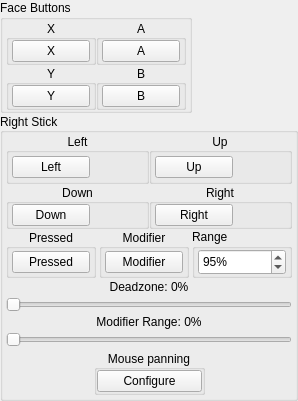
         <widget class="QWidget" name="bottomRight" native="true">
          <layout class="QVBoxLayout" name="bottomRightLayout">
           <property name="spacing">
            <number>0</number>
           </property>
           <property name="leftMargin">
            <number>0</number>
           </property>
           <property name="topMargin">
            <number>0</number>
           </property>
           <property name="rightMargin">
            <number>0</number>
           </property>
           <property name="bottomMargin">
            <number>0</number>
           </property>
           <item>
            <widget class="QGroupBox" name="faceButtons">
             <property name="sizePolicy">
              <sizepolicy hsizetype="Fixed" vsizetype="Fixed">
               <horstretch>0</horstretch>
               <verstretch>0</verstretch>
              </sizepolicy>
             </property>
             <property name="title">
              <string>Face Buttons</string>
             </property>
             <property name="flat">
              <bool>false</bool>
             </property>
             <property name="checkable">
              <bool>false</bool>
             </property>
             <layout class="QVBoxLayout" name="verticalLayout">
              <property name="spacing">
               <number>0</number>
              </property>
              <property name="leftMargin">
               <number>3</number>
              </property>
              <property name="topMargin">
               <number>0</number>
              </property>
              <property name="rightMargin">
               <number>3</number>
              </property>
              <property name="bottomMargin">
               <number>0</number>
              </property>
              <item>
               <widget class="QWidget" name="faceButtonsWidget" native="true">
                <layout class="QGridLayout" name="gridLayout_3">
                 <property name="leftMargin">
                  <number>0</number>
                 </property>
                 <property name="topMargin">
                  <number>0</number>
                 </property>
                 <property name="rightMargin">
                  <number>0</number>
                 </property>
                 <property name="bottomMargin">
                  <number>0</number>
                 </property>
                 <property name="spacing">
                  <number>0</number>
                 </property>
                 <item row="0" column="1">
                  <widget class="QGroupBox" name="buttonFaceButtonsXGroup">
                   <property name="title">
                    <string>X</string>
                   </property>
                   <property name="alignment">
                    <set>Qt::AlignmentFlag::AlignCenter</set>
                   </property>
                   <layout class="QVBoxLayout" name="buttonFaceButtonsXVerticalLayout">
                    <property name="spacing">
                     <number>0</number>
                    </property>
                    <property name="leftMargin">
                     <number>3</number>
                    </property>
                    <property name="topMargin">
                     <number>0</number>
                    </property>
                    <property name="rightMargin">
                     <number>3</number>
                    </property>
                    <property name="bottomMargin">
                     <number>0</number>
                    </property>
                    <item>
                     <widget class="QPushButton" name="buttonX">
                      <property name="minimumSize">
                       <size>
                        <width>70</width>
                        <height>0</height>
                       </size>
                      </property>
                      <property name="maximumSize">
                       <size>
                        <width>68</width>
                        <height>16777215</height>
                       </size>
                      </property>
                      <property name="styleSheet">
                       <string notr="true">min-width: 76px;</string>
                      </property>
                      <property name="text">
                       <string>X</string>
                      </property>
                     </widget>
                    </item>
                   </layout>
                  </widget>
                 </item>
                 <item row="2" column="2">
                  <widget class="QGroupBox" name="buttonFaceButtonsBWidget_2">
                   <property name="title">
                    <string>B</string>
                   </property>
                   <property name="alignment">
                    <set>Qt::AlignmentFlag::AlignCenter</set>
                   </property>
                   <layout class="QVBoxLayout" name="buttonFaceButtonsBVerticalLayout">
                    <property name="spacing">
                     <number>0</number>
                    </property>
                    <property name="leftMargin">
                     <number>3</number>
                    </property>
                    <property name="topMargin">
                     <number>0</number>
                    </property>
                    <property name="rightMargin">
                     <number>3</number>
                    </property>
                    <property name="bottomMargin">
                     <number>0</number>
                    </property>
                    <item>
                     <widget class="QPushButton" name="buttonB">
                      <property name="minimumSize">
                       <size>
                        <width>70</width>
                        <height>0</height>
                       </size>
                      </property>
                      <property name="maximumSize">
                       <size>
                        <width>68</width>
                        <height>16777215</height>
                       </size>
                      </property>
                      <property name="styleSheet">
                       <string notr="true">min-width: 76px;</string>
                      </property>
                      <property name="text">
                       <string>B</string>
                      </property>
                     </widget>
                    </item>
                   </layout>
                  </widget>
                 </item>
                 <item row="0" column="2">
                  <widget class="QGroupBox" name="buttonFaceButtonsAGroup">
                   <property name="title">
                    <string>A</string>
                   </property>
                   <property name="alignment">
                    <set>Qt::AlignmentFlag::AlignCenter</set>
                   </property>
                   <layout class="QVBoxLayout" name="buttonFaceButtonsAVerticalLayout">
                    <property name="spacing">
                     <number>0</number>
                    </property>
                    <property name="leftMargin">
                     <number>3</number>
                    </property>
                    <property name="topMargin">
                     <number>0</number>
                    </property>
                    <property name="rightMargin">
                     <number>3</number>
                    </property>
                    <property name="bottomMargin">
                     <number>0</number>
                    </property>
                    <item>
                     <widget class="QPushButton" name="buttonA">
                      <property name="minimumSize">
                       <size>
                        <width>70</width>
                        <height>0</height>
                       </size>
                      </property>
                      <property name="maximumSize">
                       <size>
                        <width>68</width>
                        <height>16777215</height>
                       </size>
                      </property>
                      <property name="styleSheet">
                       <string notr="true">min-width: 76px;</string>
                      </property>
                      <property name="text">
                       <string>A</string>
                      </property>
                     </widget>
                    </item>
                   </layout>
                  </widget>
                 </item>
                 <item row="2" column="1">
                  <widget class="QGroupBox" name="buttonFaceButtonsYGroup">
                   <property name="title">
                    <string>Y</string>
                   </property>
                   <property name="alignment">
                    <set>Qt::AlignmentFlag::AlignCenter</set>
                   </property>
                   <layout class="QVBoxLayout" name="buttonFaceButtonsYVerticalLayout">
                    <property name="spacing">
                     <number>0</number>
                    </property>
                    <property name="leftMargin">
                     <number>3</number>
                    </property>
                    <property name="topMargin">
                     <number>0</number>
                    </property>
                    <property name="rightMargin">
                     <number>3</number>
                    </property>
                    <property name="bottomMargin">
                     <number>0</number>
                    </property>
                    <item>
                     <widget class="QPushButton" name="buttonY">
                      <property name="minimumSize">
                       <size>
                        <width>70</width>
                        <height>0</height>
                       </size>
                      </property>
                      <property name="maximumSize">
                       <size>
                        <width>68</width>
                        <height>16777215</height>
                       </size>
                      </property>
                      <property name="styleSheet">
                       <string notr="true">min-width: 76px;</string>
                      </property>
                      <property name="text">
                       <string>Y</string>
                      </property>
                     </widget>
                    </item>
                   </layout>
                  </widget>
                 </item>
                </layout>
               </widget>
              </item>
             </layout>
            </widget>
           </item>
           <item>
            <widget class="QGroupBox" name="RStick">
             <property name="sizePolicy">
              <sizepolicy hsizetype="Fixed" vsizetype="Fixed">
               <horstretch>0</horstretch>
               <verstretch>0</verstretch>
              </sizepolicy>
             </property>
             <property name="title">
              <string>Right Stick</string>
             </property>
             <property name="alignment">
              <set>Qt::AlignmentFlag::AlignLeading|Qt::AlignmentFlag::AlignLeft|Qt::AlignmentFlag::AlignVCenter</set>
             </property>
             <property name="flat">
              <bool>false</bool>
             </property>
             <property name="checkable">
              <bool>false</bool>
             </property>
             <layout class="QVBoxLayout" name="verticalLayout_2">
              <property name="spacing">
               <number>0</number>
              </property>
              <property name="leftMargin">
               <number>3</number>
              </property>
              <property name="topMargin">
               <number>0</number>
              </property>
              <property name="rightMargin">
               <number>3</number>
              </property>
              <property name="bottomMargin">
               <number>0</number>
              </property>
              <item>
               <widget class="QWidget" name="RStickDirectionsWidget" native="true">
                <layout class="QGridLayout" name="gridLayout_4">
                 <property name="leftMargin">
                  <number>0</number>
                 </property>
                 <property name="topMargin">
                  <number>0</number>
                 </property>
                 <property name="rightMargin">
                  <number>0</number>
                 </property>
                 <property name="bottomMargin">
                  <number>0</number>
                 </property>
                 <property name="spacing">
                  <number>0</number>
                 </property>
                 <item row="1" column="1">
                  <widget class="QGroupBox" name="buttonRStickRightGroup">
                   <property name="title">
                    <string>Right</string>
                   </property>
                   <property name="alignment">
                    <set>Qt::AlignmentFlag::AlignCenter</set>
                   </property>
                   <layout class="QVBoxLayout" name="buttonRStickRightVerticalLayout">
                    <property name="spacing">
                     <number>0</number>
                    </property>
                    <property name="leftMargin">
                     <number>3</number>
                    </property>
                    <property name="topMargin">
                     <number>0</number>
                    </property>
                    <property name="rightMargin">
                     <number>3</number>
                    </property>
                    <property name="bottomMargin">
                     <number>0</number>
                    </property>
                    <item>
                     <widget class="QPushButton" name="buttonRStickRight">
                      <property name="minimumSize">
                       <size>
                        <width>70</width>
                        <height>0</height>
                       </size>
                      </property>
                      <property name="maximumSize">
                       <size>
                        <width>68</width>
                        <height>16777215</height>
                       </size>
                      </property>
                      <property name="styleSheet">
                       <string notr="true">min-width: 76px;</string>
                      </property>
                      <property name="text">
                       <string>Right</string>
                      </property>
                     </widget>
                    </item>
                   </layout>
                  </widget>
                 </item>
                 <item row="1" column="0">
                  <widget class="QGroupBox" name="buttonRStickDownGroup">
                   <property name="title">
                    <string>Down</string>
                   </property>
                   <property name="alignment">
                    <set>Qt::AlignmentFlag::AlignCenter</set>
                   </property>
                   <layout class="QVBoxLayout" name="buttonRStickDownVerticalLayout">
                    <property name="spacing">
                     <number>0</number>
                    </property>
                    <property name="leftMargin">
                     <number>3</number>
                    </property>
                    <property name="topMargin">
                     <number>0</number>
                    </property>
                    <property name="rightMargin">
                     <number>3</number>
                    </property>
                    <property name="bottomMargin">
                     <number>0</number>
                    </property>
                    <item>
                     <widget class="QPushButton" name="buttonRStickDown">
                      <property name="minimumSize">
                       <size>
                        <width>70</width>
                        <height>0</height>
                       </size>
                      </property>
                      <property name="maximumSize">
                       <size>
                        <width>68</width>
                        <height>16777215</height>
                       </size>
                      </property>
                      <property name="styleSheet">
                       <string notr="true">min-width: 76px;</string>
                      </property>
                      <property name="text">
                       <string>Down</string>
                      </property>
                     </widget>
                    </item>
                   </layout>
                  </widget>
                 </item>
                 <item row="0" column="0">
                  <widget class="QGroupBox" name="buttonRStickLeftGroup">
                   <property name="title">
                    <string>Left</string>
                   </property>
                   <property name="alignment">
                    <set>Qt::AlignmentFlag::AlignCenter</set>
                   </property>
                   <layout class="QVBoxLayout" name="buttonRStickLeftVerticalLayout">
                    <property name="spacing">
                     <number>0</number>
                    </property>
                    <property name="leftMargin">
                     <number>3</number>
                    </property>
                    <property name="topMargin">
                     <number>0</number>
                    </property>
                    <property name="rightMargin">
                     <number>3</number>
                    </property>
                    <property name="bottomMargin">
                     <number>0</number>
                    </property>
                    <item>
                     <widget class="QPushButton" name="buttonRStickLeft">
                      <property name="minimumSize">
                       <size>
                        <width>70</width>
                        <height>0</height>
                       </size>
                      </property>
                      <property name="maximumSize">
                       <size>
                        <width>68</width>
                        <height>16777215</height>
                       </size>
                      </property>
                      <property name="styleSheet">
                       <string notr="true">min-width: 76px;</string>
                      </property>
                      <property name="text">
                       <string>Left</string>
                      </property>
                     </widget>
                    </item>
                   </layout>
                  </widget>
                 </item>
                 <item row="0" column="1">
                  <widget class="QGroupBox" name="buttonRStickUpGroup">
                   <property name="title">
                    <string>Up</string>
                   </property>
                   <property name="alignment">
                    <set>Qt::AlignmentFlag::AlignCenter</set>
                   </property>
                   <layout class="QVBoxLayout" name="buttonRStickUpVerticalLayout">
                    <property name="spacing">
                     <number>3</number>
                    </property>
                    <property name="leftMargin">
                     <number>3</number>
                    </property>
                    <property name="topMargin">
                     <number>3</number>
                    </property>
                    <property name="rightMargin">
                     <number>3</number>
                    </property>
                    <property name="bottomMargin">
                     <number>3</number>
                    </property>
                    <item>
                     <widget class="QPushButton" name="buttonRStickUp">
                      <property name="minimumSize">
                       <size>
                        <width>70</width>
                        <height>0</height>
                       </size>
                      </property>
                      <property name="maximumSize">
                       <size>
                        <width>68</width>
                        <height>16777215</height>
                       </size>
                      </property>
                      <property name="styleSheet">
                       <string notr="true">min-width: 76px;</string>
                      </property>
                      <property name="text">
                       <string>Up</string>
                      </property>
                     </widget>
                    </item>
                   </layout>
                  </widget>
                 </item>
                </layout>
               </widget>
              </item>
              <item>
               <widget class="QWidget" name="buttonRStickDownWidget" native="true">
                <layout class="QHBoxLayout" name="horizontalLayout_11">
                 <property name="spacing">
                  <number>0</number>
                 </property>
                 <property name="leftMargin">
                  <number>0</number>
                 </property>
                 <property name="topMargin">
                  <number>0</number>
                 </property>
                 <property name="rightMargin">
                  <number>0</number>
                 </property>
                 <property name="bottomMargin">
                  <number>0</number>
                 </property>
                </layout>
               </widget>
              </item>
              <item>
               <layout class="QHBoxLayout" name="buttonRStickPressedModifierHorizontalLayout">
                <property name="spacing">
                 <number>3</number>
                </property>
                <item alignment="Qt::AlignmentFlag::AlignHCenter">
                 <widget class="QGroupBox" name="groupRStickPressed">
                  <property name="title">
                   <string>Pressed</string>
                  </property>
                  <property name="alignment">
                   <set>Qt::AlignmentFlag::AlignCenter</set>
                  </property>
                  <layout class="QVBoxLayout" name="buttonRStickPressedVerticalLayout">
                   <property name="spacing">
                    <number>0</number>
                   </property>
                   <property name="leftMargin">
                    <number>3</number>
                   </property>
                   <property name="topMargin">
                    <number>0</number>
                   </property>
                   <property name="rightMargin">
                    <number>3</number>
                   </property>
                   <property name="bottomMargin">
                    <number>0</number>
                   </property>
                   <item>
                    <widget class="QPushButton" name="buttonRStick">
                     <property name="minimumSize">
                      <size>
                       <width>70</width>
                       <height>0</height>
                      </size>
                     </property>
                     <property name="maximumSize">
                      <size>
                       <width>68</width>
                       <height>16777215</height>
                      </size>
                     </property>
                     <property name="styleSheet">
                      <string notr="true">min-width: 76px;</string>
                     </property>
                     <property name="text">
                      <string>Pressed</string>
                     </property>
                    </widget>
                   </item>
                  </layout>
                 </widget>
                </item>
                <item alignment="Qt::AlignmentFlag::AlignHCenter">
                 <widget class="QGroupBox" name="buttonRStickModGroup">
                  <property name="title">
                   <string>Modifier</string>
                  </property>
                  <property name="alignment">
                   <set>Qt::AlignmentFlag::AlignCenter</set>
                  </property>
                  <layout class="QVBoxLayout" name="buttonRStickModVerticalLayout">
                   <property name="spacing">
                    <number>0</number>
                   </property>
                   <property name="leftMargin">
                    <number>3</number>
                   </property>
                   <property name="topMargin">
                    <number>0</number>
                   </property>
                   <property name="rightMargin">
                    <number>3</number>
                   </property>
                   <property name="bottomMargin">
                    <number>0</number>
                   </property>
                   <item>
                    <widget class="QPushButton" name="buttonRStickMod">
                     <property name="minimumSize">
                      <size>
                       <width>70</width>
                       <height>0</height>
                      </size>
                     </property>
                     <property name="maximumSize">
                      <size>
                       <width>68</width>
                       <height>16777215</height>
                      </size>
                     </property>
                     <property name="styleSheet">
                      <string notr="true">min-width: 76px;</string>
                     </property>
                     <property name="text">
                      <string>Modifier</string>
                     </property>
                    </widget>
                   </item>
                  </layout>
                 </widget>
                </item>
                <item>
                 <widget class="QGroupBox" name="buttonRStickRangeGroup">
                  <property name="title">
                   <string>Range</string>
                  </property>
                  <layout class="QHBoxLayout" name="buttonRStickRangeGroupHorizontalLayout">
                   <property name="spacing">
                    <number>0</number>
                   </property>
                   <property name="leftMargin">
                    <number>3</number>
                   </property>
                   <property name="topMargin">
                    <number>0</number>
                   </property>
                   <property name="rightMargin">
                    <number>3</number>
                   </property>
                   <property name="bottomMargin">
                    <number>0</number>
                   </property>
                   <item>
                    <widget class="QSpinBox" name="spinboxRStickRange">
                     <property name="minimumSize">
                      <size>
                       <width>88</width>
                       <height>26</height>
                      </size>
                     </property>
                     <property name="maximumSize">
                      <size>
                       <width>120</width>
                       <height>16777215</height>
                      </size>
                     </property>
                     <property name="suffix">
                      <string>%</string>
                     </property>
                     <property name="minimum">
                      <number>25</number>
                     </property>
                     <property name="maximum">
                      <number>150</number>
                     </property>
                     <property name="value">
                      <number>95</number>
                     </property>
                    </widget>
                   </item>
                  </layout>
                 </widget>
                </item>
               </layout>
              </item>
              <item>
               <layout class="QVBoxLayout" name="sliderRStickDeadzoneModifierRangeVerticalLayout">
                <property name="spacing">
                 <number>3</number>
                </property>
                <property name="leftMargin">
                 <number>0</number>
                </property>
                <property name="topMargin">
                 <number>2</number>
                </property>
                <property name="rightMargin">
                 <number>0</number>
                </property>
                <property name="bottomMargin">
                 <number>3</number>
                </property>
                <item>
                 <layout class="QHBoxLayout" name="sliderRStickDeadzoneHorizontalLayout">
                  <item>
                   <widget class="QLabel" name="labelRStickDeadzone">
                    <property name="text">
                     <string>Deadzone: 0%</string>
                    </property>
                    <property name="alignment">
                     <set>Qt::AlignmentFlag::AlignHCenter</set>
                    </property>
                   </widget>
                  </item>
                 </layout>
                </item>
                <item>
                 <widget class="QSlider" name="sliderRStickDeadzone">
                  <property name="maximum">
                   <number>100</number>
                  </property>
                  <property name="orientation">
                   <enum>Qt::Orientation::Horizontal</enum>
                  </property>
                 </widget>
                </item>
                <item>
                 <layout class="QHBoxLayout" name="sliderRStickModifierRangeHorizontalLayout">
                  <item>
                   <widget class="QLabel" name="labelRStickModifierRange">
                    <property name="text">
                     <string>Modifier Range: 0%</string>
                    </property>
                    <property name="alignment">
                     <set>Qt::AlignmentFlag::AlignHCenter</set>
                    </property>
                   </widget>
                  </item>
                 </layout>
                </item>
                <item>
                 <widget class="QSlider" name="sliderRStickModifierRange">
                  <property name="maximum">
                   <number>100</number>
                  </property>
                  <property name="orientation">
                   <enum>Qt::Orientation::Horizontal</enum>
                  </property>
                 </widget>
                </item>
               </layout>
              </item>
              <item>
               <widget class="QWidget" name="mousePanningWidget" native="true">
                <layout class="QHBoxLayout" name="mousePanningHorizontalLayout">
                 <property name="spacing">
                  <number>0</number>
                 </property>
                 <property name="leftMargin">
                  <number>0</number>
                 </property>
                 <property name="topMargin">
                  <number>0</number>
                 </property>
                 <property name="rightMargin">
                  <number>0</number>
                 </property>
                 <property name="bottomMargin">
                  <number>3</number>
                 </property>
                 <item>
                  <spacer name="mousePanningHorizontalSpacerLeft">
                   <property name="orientation">
                    <enum>Qt::Orientation::Horizontal</enum>
                   </property>
                   <property name="sizeHint" stdset="0">
                    <size>
                     <width>20</width>
                     <height>20</height>
                    </size>
                   </property>
                  </spacer>
                 </item>
                 <item>
                  <widget class="QGroupBox" name="mousePanningGroup">
                   <property name="title">
                    <string>Mouse panning</string>
                   </property>
                   <property name="alignment">
                    <set>Qt::AlignmentFlag::AlignCenter</set>
                   </property>
                   <layout class="QVBoxLayout" name="mousePanningVerticalLayout">
                    <property name="spacing">
                     <number>0</number>
                    </property>
                    <property name="leftMargin">
                     <number>0</number>
                    </property>
                    <property name="topMargin">
                     <number>0</number>
                    </property>
                    <property name="rightMargin">
                     <number>0</number>
                    </property>
                    <property name="bottomMargin">
                     <number>0</number>
                    </property>
                    <item>
                     <widget class="QPushButton" name="mousePanningButton">
                      <property name="text">
                       <string>Configure</string>
                      </property>
                     </widget>
                    </item>
                   </layout>
                  </widget>
                 </item>
                 <item>
                  <spacer name="mousePanningHorizontalSpacerRight">
                   <property name="orientation">
                    <enum>Qt::Orientation::Horizontal</enum>
                   </property>
                   <property name="sizeHint" stdset="0">
                    <size>
                     <width>20</width>
                     <height>20</height>
                    </size>
                   </property>
                  </spacer>
                 </item>
                </layout>
               </widget>
              </item>
             </layout>
            </widget>
           </item>
           <item>
            <spacer name="verticalSpacerBottomRight_2">
             <property name="orientation">
              <enum>Qt::Orientation::Vertical</enum>
             </property>
             <property name="sizeHint" stdset="0">
              <size>
               <width>20</width>
               <height>0</height>
              </size>
             </property>
            </spacer>
           </item>
          </layout>
         </widget>
